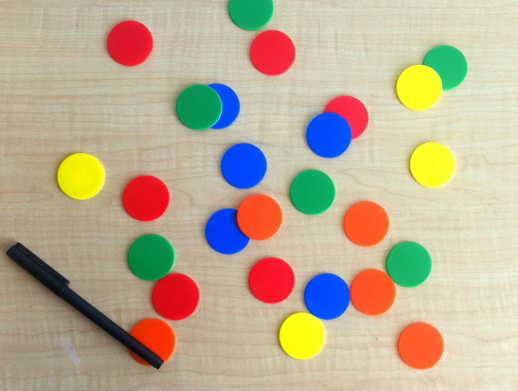
#> input picture old/chips.png, 518 x 391 px, given in place of the camera
$ python spaceColor1.py
#> lines starting #> are read from the running program, lines starting #| are printed output that depends on the picture; after the words box and inside, x2 and y2 are one past the last pixel; in counts of white or black regions, pixels touching at a corner belong together
###
# import cv2
# flags = [i for i in dir(cv2) if i.startswith('COLOR_')]
# print (flags)


####
import cv2
import numpy as np

def nothing(x):
    pass


cap = cv2.VideoCapture(0)

while(1):

    # Take each frame
    _, frame = cap.read()
#> frame is the input picture: shape (391, 518, 3); mean B, G, R 148.1, 173.3, 188.3

    # Convert BGR to HSV
    hsv = cv2.cvtColor(frame, cv2.COLOR_BGR2HSV)
#> hsv: shape (391, 518, 3); mean H, S, V 36, 83.3, 203.9

    # # define range of color in HSV

    lower_red1 = np.array([0,124,124])
    upper_red1 = np.array([10,255,255])
    lower_red2 = np.array([170,124,124])
    upper_red2 = np.array([180,255,255])

    mask_red1 = cv2.inRange(hsv, lower_red1, upper_red1)
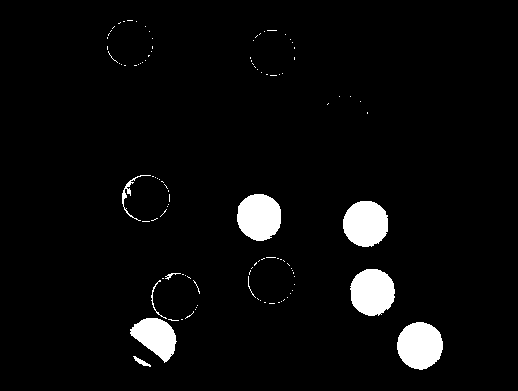
#> mask_red1: shape (391, 518); 4.2% white; 108 white regions (98 under 20 px), largest, box (x1, y1, x2, y2) and area: (397, 322, 443, 370) 1705, (350, 269, 395, 316) 1664, (343, 201, 388, 247) 1650
    mask_red2 = cv2.inRange(hsv, lower_red2, upper_red2)
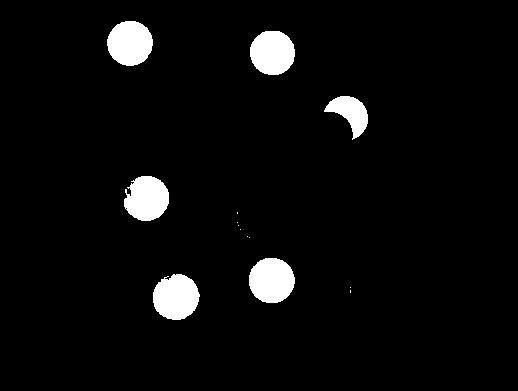
#> mask_red2: shape (391, 518); 4.5% white; 14 white regions (8 under 20 px), largest, box (x1, y1, x2, y2) and area: (153, 274, 200, 320) 1660, (249, 258, 295, 303) 1643, (107, 21, 153, 66) 1615, (250, 31, 295, 75) 1586, (124, 176, 169, 221) 1561, (324, 96, 368, 140) 962

    lower_green = np.array([60,100,100])
    upper_green = np.array([90,255,255])

    mask_green = cv2.inRange(hsv, lower_green, upper_green)
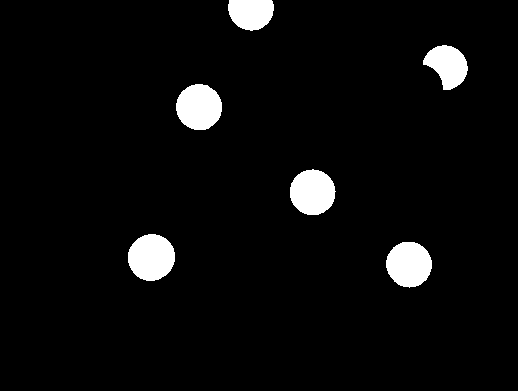
#> mask_green: shape (391, 518); 4.5% white; 6 white regions, box (x1, y1, x2, y2) and area: (128, 234, 175, 281) 1729, (176, 84, 222, 130) 1660, (290, 169, 336, 215) 1638, (386, 242, 432, 288) 1635, (423, 45, 468, 90) 1291, (228, 0, 274, 31) 1164

    lower_blue = np.array([90,100,100])
    upper_blue = np.array([150,255,255])

    mask_blue = cv2.inRange(hsv, lower_blue, upper_blue)
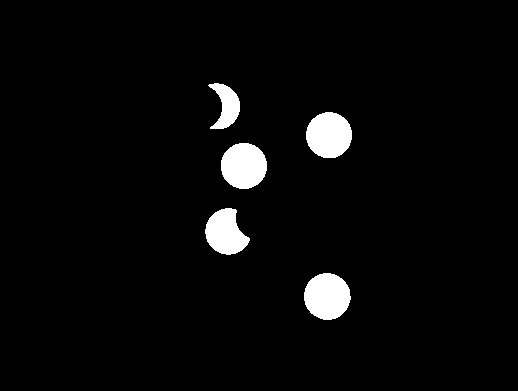
#> mask_blue: shape (391, 518); 3.6% white; 5 white regions, box (x1, y1, x2, y2) and area: (304, 273, 351, 320) 1711, (221, 143, 267, 189) 1677, (306, 112, 352, 158) 1667, (205, 208, 250, 255) 1416, (208, 83, 240, 129) 813

    mask = mask_red1 | mask_red2 | mask_green | mask_blue
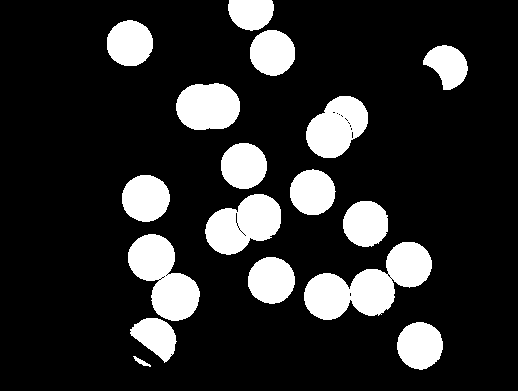
#> mask: shape (391, 518); 16.8% white; 17 white regions, largest, box (x1, y1, x2, y2) and area: (304, 242, 432, 320) 5014, (128, 234, 200, 321) 3543, (205, 194, 281, 255) 3070

    res = cv2.bitwise_and(frame,frame, mask= mask)
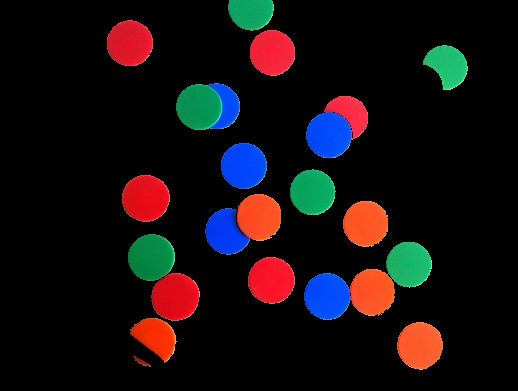
#> res: shape (391, 518, 3); mean B, G, R 16.7, 14.8, 22

    cv2.imshow('frame',frame)
    cv2.imshow('res',res)

    k = cv2.waitKey(5) & 0xFF
#> (key Esc is pressed here)
    if k == 27:
        break

cv2.destroyAllWindows()
